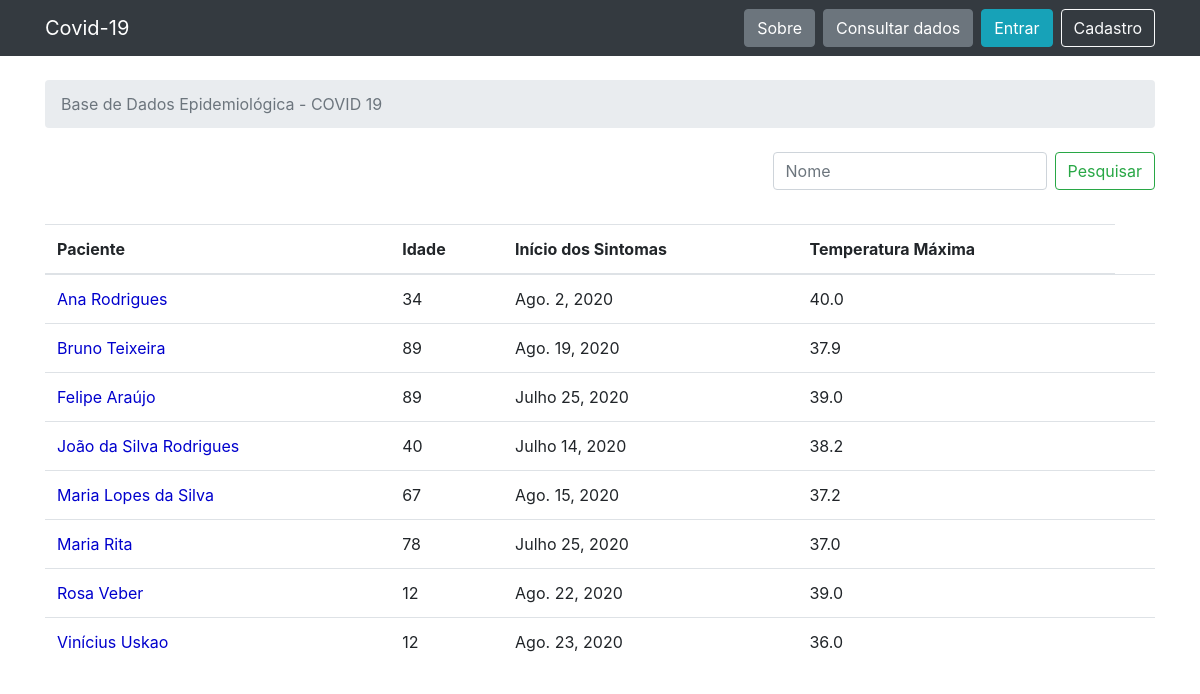
/pacientes/, run on an earlier commit of the app's database.
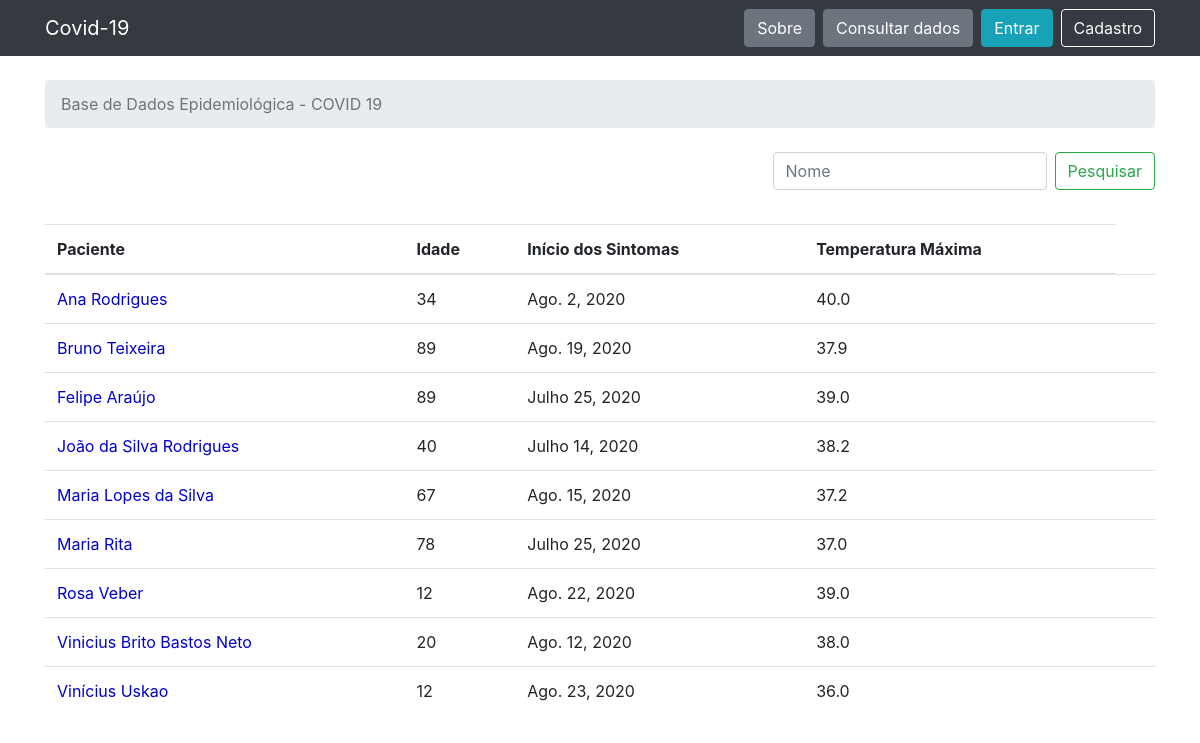
And on a later commit of the database.
### pacientes/models.py (models this page shows, shortened)
class Paciente(models.Model):
    nome = models.CharField(max_length=30, unique=True)
    idade = models.IntegerField(null=True)
    temperatura_maxima = models.FloatField(null=True)
    data_inicio_sintomas = models.DateField(null=True)

### pacientes/views.py (the view)
# urls.py: url(r'^pacientes/$', views.patient_edit, name='patient_edit'),
def patient_edit(request):
    pesquisar = request.GET.get('pesquisar')
    if pesquisar is not None:
        pacientes = Paciente.objects.filter(nome__startswith=pesquisar).order_by('nome')
        if len(pesquisar) == 0:
            pesquisar = "Nome"
    else:
        pacientes = Paciente.objects.all().order_by('nome')
        pesquisar = "Nome"
    return render(request, 'patient_edit.html', {'pacientes': pacientes, 'pesquisar': pesquisar})

### templates/patient_edit.html
{% extends 'base.html' %}
{% block breadcrumb %}
  <li class="breadcrumb-item active">Base de Dados Epidemiológica - COVID 19</li>
{% endblock %}
{% block content %}
    <form class="form-inline float-right">
        <input class="form-control mr-sm-2" type="search" placeholder="{{ pesquisar }}" aria-label="Pesquisar" name="pesquisar">
        <button class="btn btn-outline-success my-2 my-sm-0" type="submit">Pesquisar</button>
    </form>
    <br>
    <br>
    <br>
  <table class="table">
    <thead class="thead-inverse">
      <tr>
        <th>Paciente</th>
          <th>Idade</th>
          <th>Início dos Sintomas</th>
          <th>Temperatura Máxima</th>
      </tr>
    </thead>
    <tbody>
          {% for patient in pacientes %}
            <tr>
                <td>
                    <a href="{% url 'patient_description' patient.pk %}" style="color:mediumblue">{{ patient.nome }}</a>
                </td>
                <td class="align-middle">{{ patient.idade }}</td>
                <td class="align-middle">{{ patient.data_inicio_sintomas }}</td>
                <td class="align-middle">{{ patient.temperatura_maxima }}</td>
                <td></td>
            </tr>
          {% endfor %}
    </tbody>
  </table>
{% endblock %}

What changed in the data, as far as the page shows it:
added Paciente: nome "Vinicius Brito Bastos Neto", idade "20", data_inicio_sintomas "Ago. 12, 2020", temperatura_maxima "38.0"
